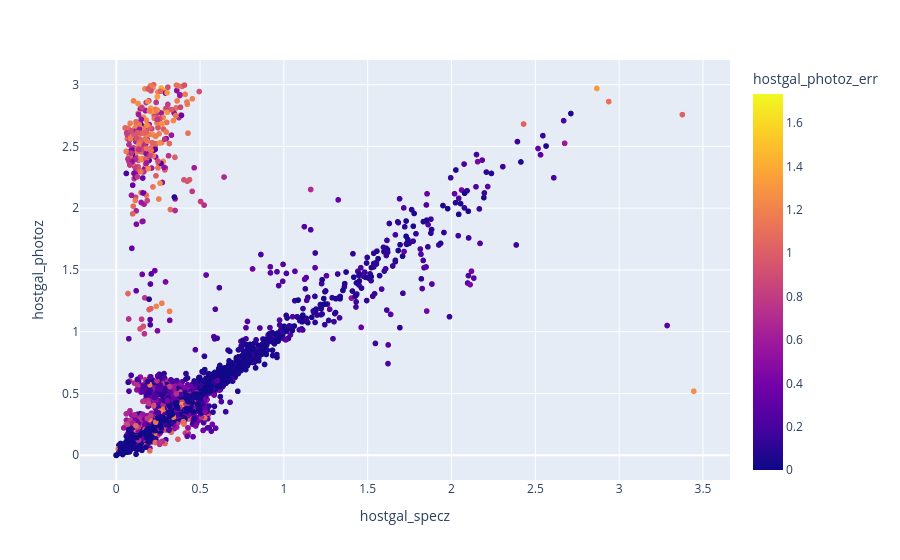

Notebook cell for this chart:
### Markdown cell above
## b) Now pick a graphical encoding s.t. that your data points express some feature of the dataset. Express supports size and color (or both)

### Code cell
encoding = {"color": "hostgal_photoz_err"}
            #,"size": "tflux_g"} ## encoding goes here 
fig = px.scatter(data, x = 'hostgal_specz', y = 'hostgal_photoz', **encoding)
fig.show()

### Figure 1 — Plotly figure (JSON) as saved in the notebook; plotly's stock layout.template omitted (floating-point values rounded to 4 significant figures; data arrays with more than 128 entries replaced by an {"elided": "..."} marker saying what was removed)
{"data": [{"hovertemplate": "hostgal_specz=%{x}<br>hostgal_photoz=%{y}<br>hostgal_photoz_err=%{marker.color}<extra></extra>", "legendgroup": "", "marker": {"color": {"elided": "7848 float values"}, "coloraxis": "coloraxis", "symbol": "circle"}, "mode": "markers", "name": "", "showlegend": false, "type": "scattergl", "x": {"elided": "7848 float values"}, "xaxis": "x", "y": {"elided": "7848 float values"}, "yaxis": "y"}], "layout": {"coloraxis": {"colorbar": {"title": {"text": "hostgal_photoz_err"}}, "colorscale": [[0, "#0d0887"], [0.1111, "#46039f"], [0.2222, "#7201a8"], [0.3333, "#9c179e"], [0.4444, "#bd3786"], [0.5556, "#d8576b"], [0.6667, "#ed7953"], [0.7778, "#fb9f3a"], [0.8889, "#fdca26"], [1, "#f0f921"]]}, "legend": {"tracegroupgap": 0}, "margin": {"t": 60}, "xaxis": {"anchor": "y", "domain": [0, 1], "title": {"text": "hostgal_specz"}}, "yaxis": {"anchor": "x", "domain": [0, 1], "title": {"text": "hostgal_photoz"}}}}
